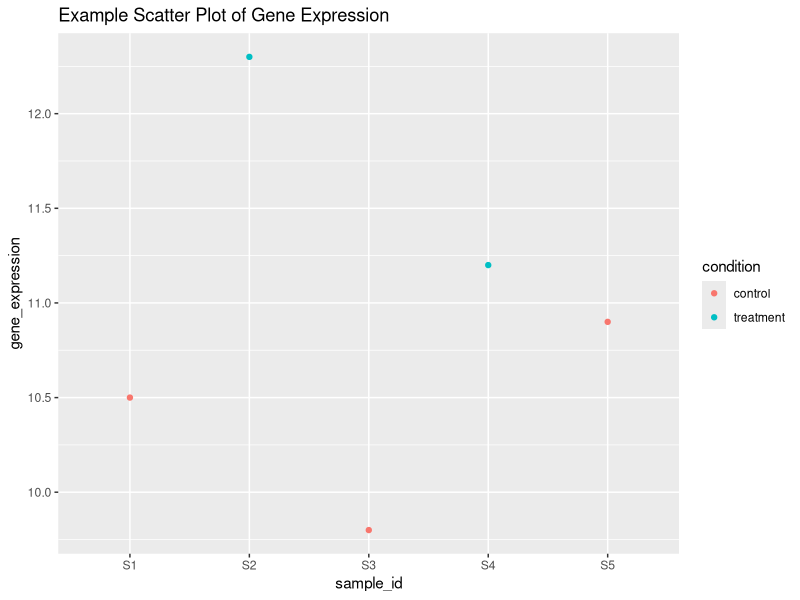

Source code (R): (Note: this script raises an error after producing the figure.)
# Analysis Script for Bioinformatics Data

# Load necessary libraries
library(ggplot2)
library(dplyr)
library(readr)

# Load processed data
data <- read_csv("data/processed/processed_data.csv")

# Example analysis: Create a simple plot
plot <- ggplot(data, aes(x = sample_id, y = gene_expression, color = condition)) +
  geom_point() +
  labs(title = "Example Scatter Plot of Gene Expression")

# Save plot
ggsave("results/figures/example_plot.png", plot)

# Example: Create a summary table
summary_table <- data %>%
  group_by(condition) %>%
  summarise(mean_expression = mean(gene_expression), count = n())

# Save table
write_csv(summary_table, "results/tables/summary_table.csv")

# Print results
print(summary_table)
